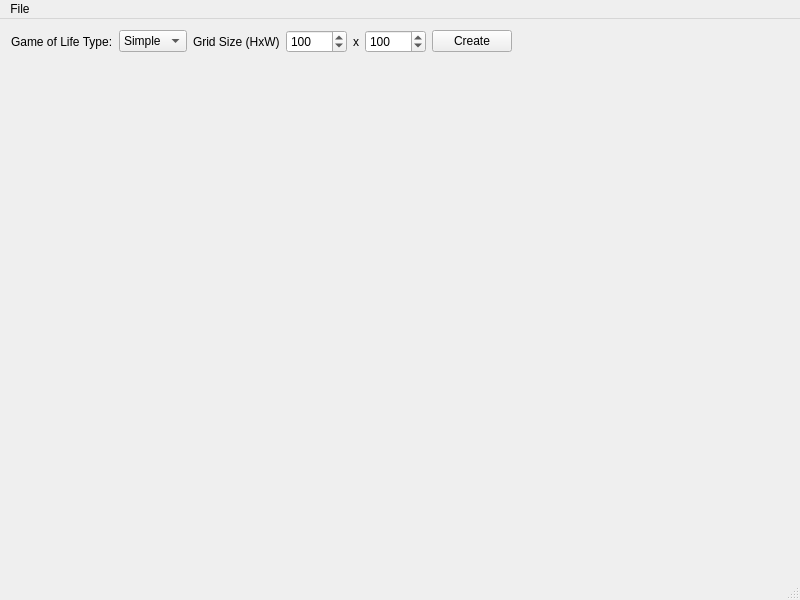
<?xml version="1.0" encoding="UTF-8"?>
<ui version="4.0">
 <class>MainWindow</class>
 <widget class="QMainWindow" name="MainWindow">
  <property name="geometry">
   <rect>
    <x>0</x>
    <y>0</y>
    <width>800</width>
    <height>600</height>
   </rect>
  </property>
  <property name="windowTitle">
   <string>Game of Life Widget</string>
  </property>
  <widget class="QWidget" name="centralWidget">
   <layout class="QGridLayout" name="gridLayout">
    <item row="0" column="0">
     <layout class="QVBoxLayout" name="verticalLayout" stretch="0,1">
      <item>
       <layout class="QHBoxLayout" name="horizontalLayout">
        <property name="sizeConstraint">
         <enum>QLayout::SetMinimumSize</enum>
        </property>
        <item>
         <widget class="QLabel" name="label">
          <property name="text">
           <string>Game of Life Type:</string>
          </property>
         </widget>
        </item>
        <item>
         <widget class="QComboBox" name="gameTypeCombo">
          <item>
           <property name="text">
            <string>Simple</string>
           </property>
          </item>
         </widget>
        </item>
        <item>
         <widget class="QLabel" name="label_2">
          <property name="text">
           <string>Grid Size (HxW)</string>
          </property>
         </widget>
        </item>
        <item>
         <widget class="QSpinBox" name="heightSpin">
          <property name="minimum">
           <number>10</number>
          </property>
          <property name="maximum">
           <number>10000</number>
          </property>
          <property name="value">
           <number>100</number>
          </property>
         </widget>
        </item>
        <item>
         <widget class="QLabel" name="label_3">
          <property name="text">
           <string>x</string>
          </property>
         </widget>
        </item>
        <item>
         <widget class="QSpinBox" name="widthSpin">
          <property name="minimum">
           <number>10</number>
          </property>
          <property name="maximum">
           <number>10000</number>
          </property>
          <property name="value">
           <number>100</number>
          </property>
         </widget>
        </item>
        <item>
         <widget class="QPushButton" name="createGameButton">
          <property name="text">
           <string>Create</string>
          </property>
         </widget>
        </item>
        <item>
         <spacer name="horizontalSpacer">
          <property name="orientation">
           <enum>Qt::Horizontal</enum>
          </property>
          <property name="sizeHint" stdset="0">
           <size>
            <width>40</width>
            <height>20</height>
           </size>
          </property>
         </spacer>
        </item>
       </layout>
      </item>
      <item>
       <widget class="GameWidget" name="gameWidget" native="true"/>
      </item>
     </layout>
    </item>
   </layout>
  </widget>
  <widget class="QMenuBar" name="menuBar">
   <property name="geometry">
    <rect>
     <x>0</x>
     <y>0</y>
     <width>800</width>
     <height>21</height>
    </rect>
   </property>
   <widget class="QMenu" name="menuGame_of_Life_Widget">
    <property name="title">
     <string>File</string>
    </property>
    <addaction name="actionClose"/>
   </widget>
   <addaction name="menuGame_of_Life_Widget"/>
  </widget>
  <widget class="QStatusBar" name="statusBar"/>
  <action name="actionClose">
   <property name="text">
    <string>Close</string>
   </property>
  </action>
 </widget>
 <layoutdefault spacing="6" margin="11"/>
 <customwidgets>
  <customwidget>
   <class>GameWidget</class>
   <extends>QWidget</extends>
   <header>gamewidget.h</header>
   <container>1</container>
  </customwidget>
 </customwidgets>
 <resources/>
 <connections>
  <connection>
   <sender>actionClose</sender>
   <signal>triggered()</signal>
   <receiver>MainWindow</receiver>
   <slot>close()</slot>
   <hints>
    <hint type="sourcelabel">
     <x>-1</x>
     <y>-1</y>
    </hint>
    <hint type="destinationlabel">
     <x>399</x>
     <y>299</y>
    </hint>
   </hints>
  </connection>
 </connections>
</ui>
